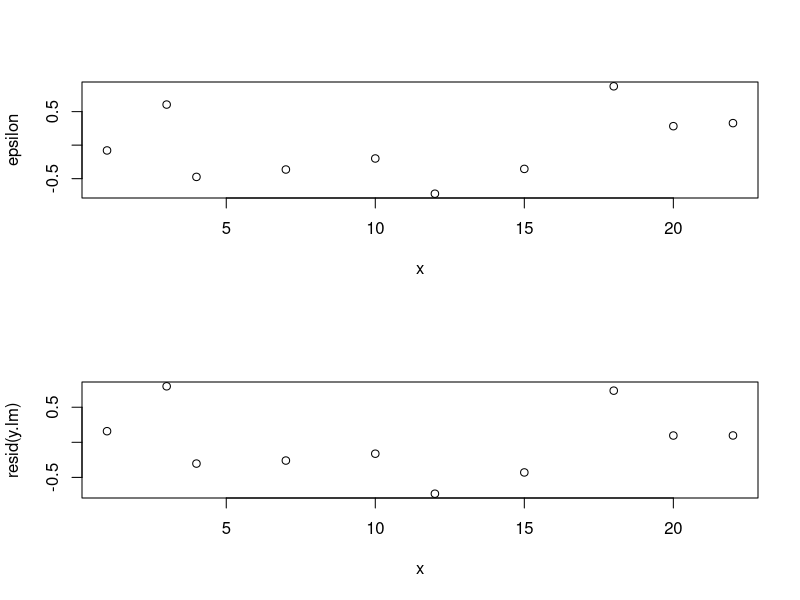

R code for this plot:
#2 (a)
z <- rnorm(10)
z

#(b)
epsilon <- 0.5*z

#(c)
x <- c(1,3,4,7,10,12,15,18,20,22)

#(d)
y <- 73-2*x+epsilon

#(e)
Ey <- 73- 2*x[1:4]

#(f)
ybar <- mean(y)
xbar <- mean(x)
n <- length(x)
Sxx <-sum(x^2) - (sum(x))^2/n
Sxy <- sum(x*y)- (sum(x)*sum(y))/n
beta1hat <- Sxy/Sxx
beta0hat <- ybar - beta1hat*xbar

#(g)
beta1hat
beta0hat

#(h)
yhat4 <- beta0hat + beta1hat *x[1:4]

#(i)
y[1:4]-yhat4

#(j)
Syy <-sum(y^2) - (sum(y))^2/n
sigmahat <- (Syy - beta1hat*Sxy)/(n-2)

#(k)
sdb1hat <- sqrt(sigmahat/Sxx)

#(l)
CIb1 <-beta1hat + qt(c(.025,.975), n-2)*sdb1hat

#(m)
yx4hat <- beta0hat + beta1hat*4
seyx4 <- sqrt((1/n + (4-xbar)^2/Sxx)*sigmahat)
CIyx4 <- yx4hat + qt(c(.025,.975),n-2)*seyx4

#(n)
seyx4pred <- sqrt((1+ 1/n + (4-xbar)^2/Sxx)*sigmahat)
CIyx4pred <- yx4hat + qt(c(.025,.975),n-2)*seyx4pred

#(o)
y.lm <- lm(y ~ x)

#(p)
summary(y.lm)

#(q)
fitted(y.lm)

#(r)
resid(y.lm)

#(s)
par(mfrow=c(2,1))
plot(x, epsilon)
plot(x, resid(y.lm))

#(t)
summary(y.lm)

#(v)
predict(y.lm, newdata=data.frame(x=4), interval="confidence")

#(w)
predict(y.lm, newdata=data.frame(x=4), interval="prediction")
